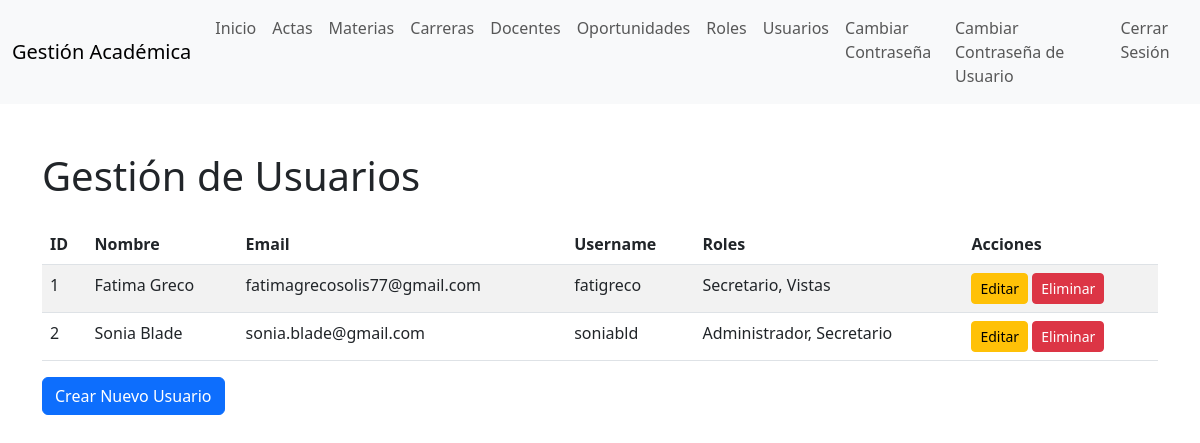
The app's page /usuarios/index.php (signed in) with its own data.
### tables this page shows
CREATE TABLE `usuarios` (
  `id` int(11) NOT NULL,
  `user_activo` bit(1) DEFAULT NULL,
  `created_date_time` datetime(6) DEFAULT NULL,
  `user_mail` varchar(120) NOT NULL,
  `user_nombre` varchar(120) NOT NULL,
  `password` varchar(120) NOT NULL,
  `updated_date_time` datetime(6) DEFAULT NULL,
  `username` varchar(120) NOT NULL
);

### classes/Usuarios.php (called while the page is built, shortened)
<?php
class Usuarios {
    private $conn;
    private $table = 'usuarios';
    public function __construct($db) {
        $this->conn = $db;
    }
    public function obtenerUsuarios() {
        $query = "SELECT u.id, u.user_nombre, u.user_mail, u.username, GROUP_CONCAT(r.rol_name SEPARATOR ', ') AS roles, GROUP_CONCAT(ur.rol_id SEPARATOR ', ') AS roles_id
                  FROM " . $this->table . " u
                  LEFT JOIN usr_roles ur ON u.id = ur.usr_id
                  LEFT JOIN roles r ON ur.rol_id = r.id
                  GROUP BY u.id";
        $result = $this->conn->query($query);
        return $result;
    }
     }
?>

### public/usuarios/index.php (the view, shortened to what this page needs)
<?php
require_once '../../classes/Usuarios.php';
$database = new Database();
$db = $database->connect();
$usuarios = new Usuarios($db);
$result = $usuarios->obtenerUsuarios();
?>
<!DOCTYPE html>
<html lang="es">
<head>
    <link href="https://cdn.jsdelivr.net/npm/bootstrap@5.3.0/dist/css/bootstrap.min.css" rel="stylesheet">
</head>
<body>
     <?php include '../includes/navbar.php'; ?>
<div class="container mt-5">
    <h1 class="mb-4">Gestión de Usuarios</h1>
    <table class="table table-striped">
        <thead>
        <tr>
            <th>ID</th>
            <th>Nombre</th>
            <th>Email</th>
            <th>Username</th>
            <th>Roles</th>
            <th>Acciones</th>
        </tr>
        </thead>
        <tbody>
        <?php while ($row = $result->fetch_assoc()): ?>
        <tr>
            <td><?php echo $row['id']; ?></td>
            <td><?php echo $row['user_nombre']; ?></td>
            <td><?php echo $row['user_mail']; ?></td>
            <td><?php echo $row['username']; ?></td>
            <td><?php echo $row['roles']; ?></td>
            <td>
                <a href="editar.php?id=<?php echo $row['id']; ?>" class="btn btn-warning btn-sm">Editar</a>
                <a href="eliminar.php?id=<?php echo $row['id']; ?>" class="btn btn-danger btn-sm">Eliminar</a>
            </td>
        </tr>
        <?php endwhile; ?>
        </tbody>
    </table>
    <a href="crear.php" class="btn btn-primary">Crear Nuevo Usuario</a>
</div>
</body>
</html>

### records on screen
usuarios: id "1", user_nombre "Fatima Greco", user_mail "fatimagrecosolis77@gmail.com", username "fatigreco", roles "Secretario, Vistas"
usuarios: id "2", user_nombre "Sonia Blade", user_mail "sonia.blade@gmail.com", username "soniabld", roles "Administrador, Secretario"
